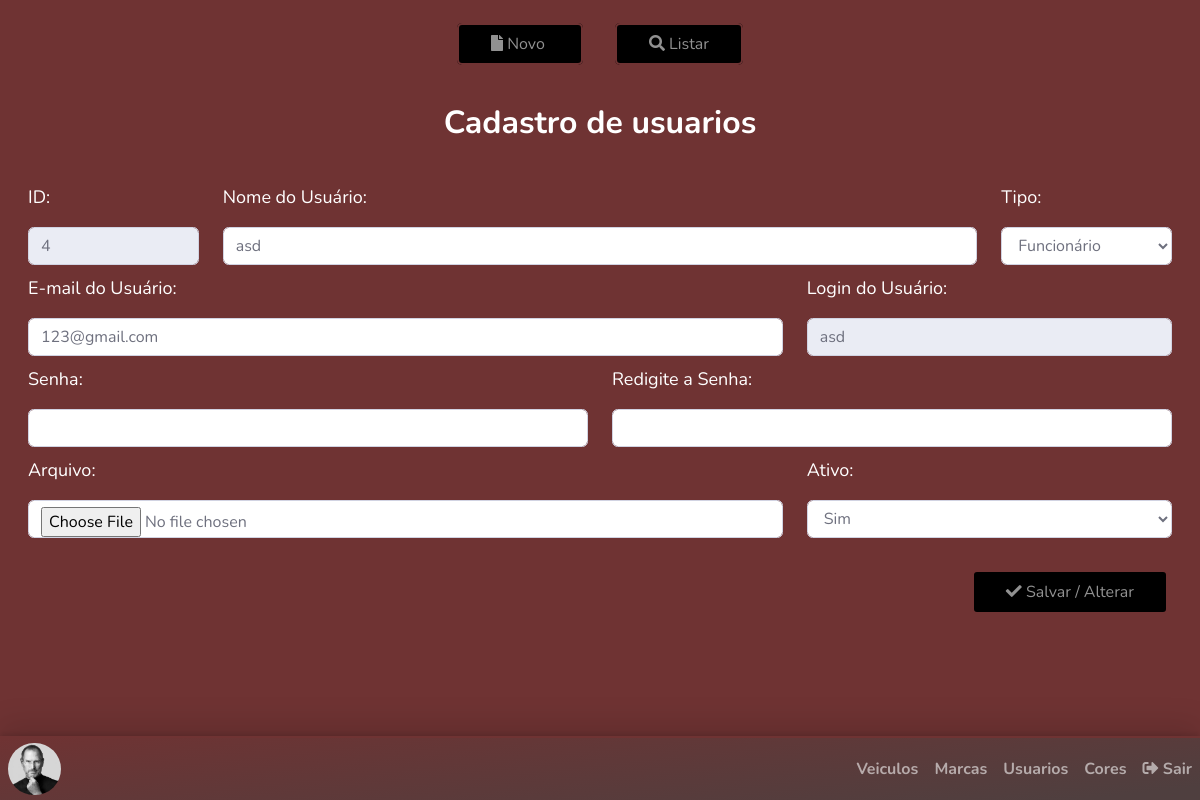
Screenshot of /private/admin/cadastros/usuarios/4 (signed in) with the database file from the repository.
### tables this page shows
CREATE TABLE `usuario` (
  `id` int(11) NOT NULL,
  `nome` varchar(100) NOT NULL,
  `email` varchar(100) NOT NULL,
  `login` varchar(20) NOT NULL,
  `senha` varchar(150) NOT NULL,
  `foto` varchar(30) NOT NULL,
  `tipo_id` int(11) NOT NULL,
  `ativo` char(1) NOT NULL
);

### private/admin/cadastros/usuarios.php (the view, shortened to what this page needs)
<?php
    $tabela = "usuarios";
    $l = $nome = $email = $login = $senha = $foto = $tipo_id = $ativo = NULL;
    $r = " required data-parsley-required-message='Preencha a senha' ";
    $f = " required data-parsley-required-message='Selecione uma Imagem JPG' ";
    if ( !empty ( $id ) ) {
        $sql = "select * from usuario where id = :id limit 1";
        $consulta = $pdo->prepare($sql);
        $consulta->bindParam(':id', $id);
        $consulta->execute();
        $dados = $consulta->fetch(PDO::FETCH_OBJ);
        $id = $dados->id;
        $nome = $dados->nome;
        $email = $dados->email;
        $login = $dados->login;
        $l = " readonly ";
        $r = $f = NULL;
    }
?>
<div class="cadastro-usuarios">
	<div class="cadastro-usuarios__header">
		<div class="cadastro-usuarios__header--control">
			<a href="cadastros/usuarios" class="cadastro-usuarios__header--button">
        		<i class="fas fa-file"></i> Novo
        	</a>
        	<a href="listar/usuarios" class="cadastro-usuarios__header--button">
        		<i class="fas fa-search"></i> Listar
        	</a>
		</div>
		<h3 class="cadastro-usuarios__header--title">Cadastro de usuarios</h3>
	</div>
    <div class="cadastro-usuarios__container">
        <form name="formCadastro" method="post" action="salvar/<?=$tabela?>" data-parsley-validate="" enctype="multipart/form-data">
            <div class="cadastro-usuarios__container__form">
        		<div class="col-12 col-md-2">
        			<label for="id">ID:</label>
        			<input type="text" name="id" id="id" class="form-control" readonly value="<?=$id?>">
        		</div>
        		<div class="col-12 col-md-8">
        			<label for="nome">Nome do Usuário:</label>
        			<input type="text" name="nome" id="nome" class="form-control" required data-parsley-required-message="Preencha o nome" value="<?=$nome?>">
        		</div>
                <div class="col-12 col-md-2">
                    <label for="tipo_id">Tipo:</label>
                    <?php
                    if ( $_SESSION["admin"]["tipo_id"] == 1 ) {
                    ?>
                    <select name="tipo_id" id="tipo_id" required data-parsley-required-message="Selecione um tipo" class="form-control">
                        <?php
                            $sql = "select * from tipo order by tipo";
                            $consulta = $pdo->prepare($sql);
                            $consulta->execute();
                            while ( $d = $consulta->fetch(PDO::FETCH_OBJ) ) {
                                echo "<option value='{$d->id}'>{$d->tipo}</option>";
                            }
                        ?>
                    </select>
                    <?php
                    }
                    ?>
                </div>
                <div class="col-12 col-md-8">
                    <label for="email">E-mail do Usuário:</label>
                    <input type="email" name="email" id="email" class="form-control" required data-parsley-required-message="Preencha o e-mail" value="<?=$email?>" data-parsley-type-message="Digite um e-mail válido">
                </div>
                <div class="col-12 col-md-4">
                    <label for="login">Login do Usuário:</label>
                    <input type="text" name="login" id="login" class="form-control" required data-parsley-required-message="Preencha o login" value="<?=$login?>" <?=$l?> >
                </div>
                <div class="col-12 col-md-6">
                    <label for="senha">Senha:</label>
                    <input type="password" name="senha" id="senha" class="form-control" <?=$r?> >
                </div>
                <div class="col-12 col-md-6">
                    <label for="redigite">Redigite a Senha:</label>
                    <input type="password" name="redigite" id="redigite" class="form-control" <?=$r?> data-parsley-equalto="#senha">
                </div>
                 <div class="col-12 col-md-8">
                    <label for="foto">Arquivo:</label>
                    <input type="file" name="foto" id="foto" class="form-control" <?=$f?> >
                </div>
        		<div class="col-12 col-md-4">
        			<label for="ativo">Ativo:</label>
        			<select name="ativo" id="ativo" required data-parsley-required-message="Selecione um estado" class="form-control">
        				<option value="S">Sim</option>
        			</select>
        		</div>
        	</div>
        	<button type="submit" class="cadastro-usuarios__container__form--button float-right">
        		<i class="fas fa-check"></i> Salvar / Alterar
        	</button>
        </form>
    </div>
</div>

### private/admin/css/style.css (style rules this page uses)
label { margin-top: 10px; }

### rows the page displays
usuario: id "4", nome "asd", email "123@gmail.com", login "asd"

### other values shown
form field tipo_id "Funcionário"
